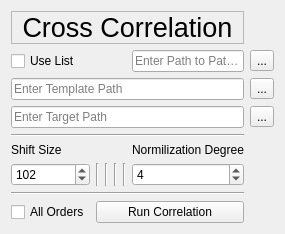
         <widget class="QWidget" name="Ccor">
          <attribute name="title">
           <string>C-Cor</string>
          </attribute>
          <layout class="QGridLayout" name="gridLayout_7">
           <item row="6" column="5">
            <widget class="QSpinBox" name="CCorDegree">
             <property name="minimum">
              <number>1</number>
             </property>
             <property name="value">
              <number>4</number>
             </property>
            </widget>
           </item>
           <item row="6" column="1">
            <widget class="Line" name="line_7">
             <property name="orientation">
              <enum>Qt::Vertical</enum>
             </property>
            </widget>
           </item>
           <item row="7" column="0" colspan="6">
            <widget class="Line" name="line_11">
             <property name="orientation">
              <enum>Qt::Horizontal</enum>
             </property>
            </widget>
           </item>
           <item row="1" column="5">
            <widget class="QLineEdit" name="CCorList">
             <property name="placeholderText">
              <string>Enter Path to Path File</string>
             </property>
            </widget>
           </item>
           <item row="6" column="0">
            <widget class="QSpinBox" name="ShiftSize">
             <property name="minimum">
              <number>50</number>
             </property>
             <property name="maximum">
              <number>1000</number>
             </property>
             <property name="singleStep">
              <number>2</number>
             </property>
             <property name="value">
              <number>102</number>
             </property>
            </widget>
           </item>
           <item row="4" column="0" colspan="6">
            <widget class="Line" name="line_6">
             <property name="orientation">
              <enum>Qt::Horizontal</enum>
             </property>
            </widget>
           </item>
           <item row="10" column="0">
            <widget class="QCheckBox" name="ShowAll">
             <property name="text">
              <string>All Orders</string>
             </property>
            </widget>
           </item>
           <item row="0" column="0" colspan="6">
            <widget class="QLabel" name="CorLabe">
             <property name="sizePolicy">
              <sizepolicy hsizetype="Preferred" vsizetype="Maximum">
               <horstretch>0</horstretch>
               <verstretch>0</verstretch>
              </sizepolicy>
             </property>
             <property name="font">
              <font>
               <family>Helvetica</family>
               <pointsize>20</pointsize>
              </font>
             </property>
             <property name="frameShape">
              <enum>QFrame::StyledPanel</enum>
             </property>
             <property name="text">
              <string>Cross Correlation</string>
             </property>
             <property name="alignment">
              <set>Qt::AlignCenter</set>
             </property>
            </widget>
           </item>
           <item row="3" column="0" colspan="6">
            <widget class="QLineEdit" name="CCorTarget">
             <property name="placeholderText">
              <string>Enter Target Path</string>
             </property>
            </widget>
           </item>
           <item row="5" column="0">
            <widget class="QLabel" name="ShiftLabel">
             <property name="sizePolicy">
              <sizepolicy hsizetype="Preferred" vsizetype="Maximum">
               <horstretch>0</horstretch>
               <verstretch>0</verstretch>
              </sizepolicy>
             </property>
             <property name="text">
              <string>Shift Size</string>
             </property>
            </widget>
           </item>
           <item row="1" column="0">
            <widget class="QCheckBox" name="CCorUseList">
             <property name="text">
              <string>Use List</string>
             </property>
            </widget>
           </item>
           <item row="2" column="0" colspan="6">
            <widget class="QLineEdit" name="CCorTemplate">
             <property name="placeholderText">
              <string>Enter Template Path</string>
             </property>
            </widget>
           </item>
           <item row="6" column="4">
            <widget class="Line" name="line_10">
             <property name="orientation">
              <enum>Qt::Vertical</enum>
             </property>
            </widget>
           </item>
           <item row="6" column="3">
            <widget class="Line" name="line_9">
             <property name="orientation">
              <enum>Qt::Vertical</enum>
             </property>
            </widget>
           </item>
           <item row="10" column="1" colspan="5">
            <widget class="QPushButton" name="CCorRun">
             <property name="text">
              <string>Run Correlation</string>
             </property>
            </widget>
           </item>
           <item row="5" column="5">
            <widget class="QLabel" name="DegreeLabel">
             <property name="sizePolicy">
              <sizepolicy hsizetype="Preferred" vsizetype="Maximum">
               <horstretch>0</horstretch>
               <verstretch>0</verstretch>
              </sizepolicy>
             </property>
             <property name="text">
              <string>Normilization Degree</string>
             </property>
             <property name="alignment">
              <set>Qt::AlignCenter</set>
             </property>
            </widget>
           </item>
           <item row="6" column="2">
            <widget class="Line" name="line_8">
             <property name="orientation">
              <enum>Qt::Vertical</enum>
             </property>
            </widget>
           </item>
           <item row="1" column="6">
            <widget class="QToolButton" name="toolButton_2">
             <property name="text">
              <string>...</string>
             </property>
            </widget>
           </item>
           <item row="2" column="6">
            <widget class="QToolButton" name="toolButton_3">
             <property name="text">
              <string>...</string>
             </property>
            </widget>
           </item>
           <item row="3" column="6">
            <widget class="QToolButton" name="toolButton_4">
             <property name="text">
              <string>...</string>
             </property>
            </widget>
           </item>
          </layout>
         </widget>
